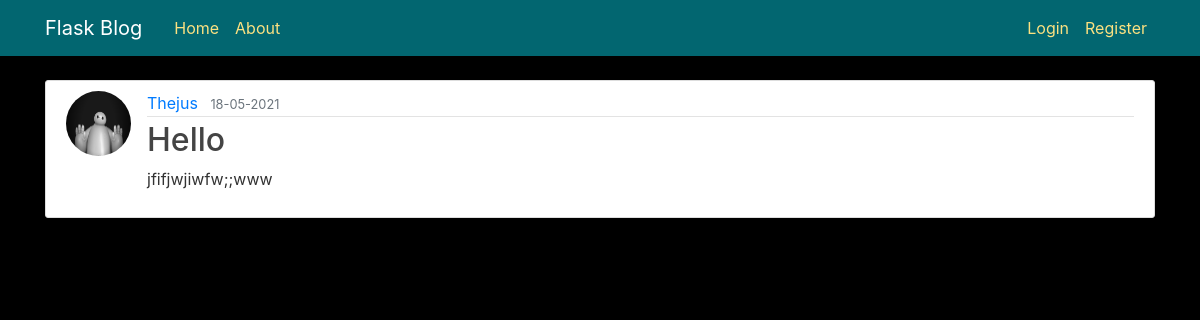
/post/1, run on the app's committed database.
### flaskblog/models.py (models this page shows, shortened)
class User(db.Model,UserMixin):
    id = db.Column(db.Integer,primary_key=True)
    username = db.Column(db.String(20),unique=True,nullable=False)
    email = db.Column(db.String(120),unique=True,nullable=False)
    image_file = db.Column(db.String(20),nullable=False, default='default.jpg')
    password = db.Column(db.String(60),unique=False,nullable=False)
    posts = db.relationship('Post',backref='author',lazy=True)

class Post(db.Model):
    id = db.Column(db.Integer,primary_key=True)
    title = db.Column(db.String(100), nullable=False)
    date_posted = db.Column(db.DateTime, nullable=False,default=datetime.utcnow)
    content = db.Column(db.Text, nullable=False)
    user_id = db.Column(db.Integer, db.ForeignKey('user.id'),nullable=False)

### flaskblog/routes.py (the view)
@app.route("/post/<int:post_id>")
def post(post_id):
    post = Post.query.get_or_404(post_id)
    return render_template('post.html', title=post.title, post=post)

### flaskblog/templates/post.html (shortened to what this page needs)
{% extends "layout.html" %}
{% block content %}
    <article class="media content-section">
      <img class="rounded-circle article-img" src="{{ url_for('static', filename='profile_pics/'+ post.author.image_file) }}" alt="">
      <div class="media-body">
          <div class="article-metadata">
            <a class="mr-2" href="{{ url_for('user_posts',username= post.author.username) }}">{{ post.author.username }}</a>
            <small class="text-muted">{{ post.date_posted.strftime('%d-%m-%Y') }}</small>
          </div>
          <h2 class="article-title">{{ post.title }}</h2>
          <p class="article-content">{{ post.content }}</p>
        </div>
      </article>
{% endblock content %}

### flaskblog/static/styles/main.css (style rules this page uses)
body { background: black; color: #333333; margin-top: 5rem; }
h1, h2, h3, h4, h5, h6 { color: #444444; }
.content-section { background: #ffffff; padding: 10px 20px; border: 1px solid #dddddd; border-radius: 3px; margin-bottom: 20px; }
.article-title { color: #444444; }
.article-content { white-space: pre-line; }
.article-img { height: 65px; width: 65px; margin-right: 16px; }
.article-metadata { padding-bottom: 1px; margin-bottom: 4px; border-bottom: 1px solid #e3e3e3 }

### data on the page
User: image_file (picture), author.username "Thejus"
Post: date_posted "18-05-2021", title "Hello", content "jfifjwjiwfw;;www"
